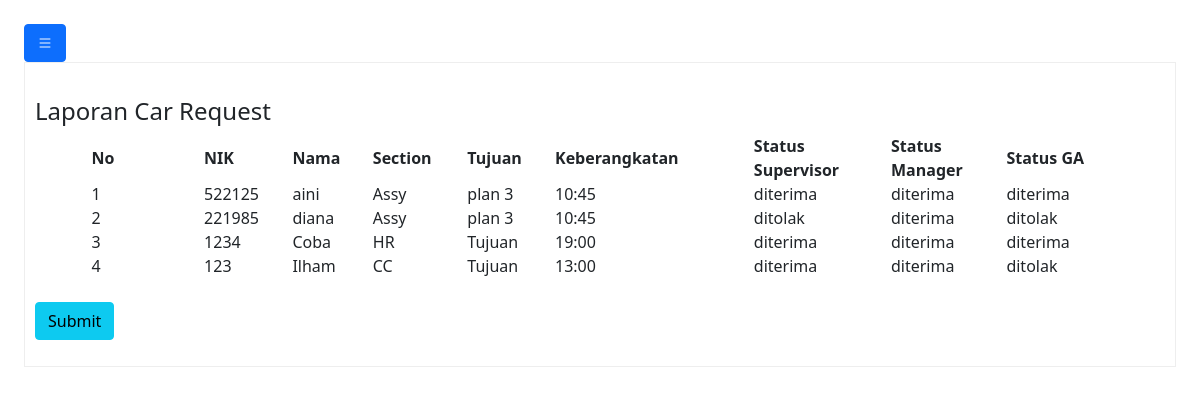
Page /request_ga.php on the earlier database version.
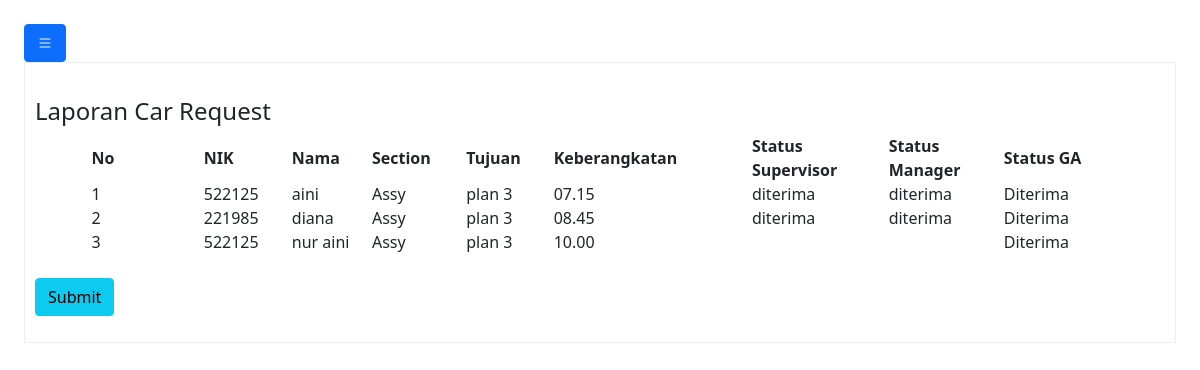
Same page on the later database version.
### tables this page shows
CREATE TABLE `data` (
  `id` int(11) NOT NULL,
  `nik` varchar(200) NOT NULL,
  `nama` varchar(100) NOT NULL,
  `section` varchar(50) NOT NULL,
  `tujuan` varchar(200) NOT NULL,
  `alasan` varchar(1000) NOT NULL,
  `keberangkatan` varchar(200) NOT NULL,
  `status_spv` varchar(100) DEFAULT NULL,
  `status_manager` varchar(100) DEFAULT NULL,
  `status_ga` varchar(100) DEFAULT NULL,
  `security` varchar(100) DEFAULT NULL,
  `notif_supervisor` int(11) NOT NULL DEFAULT 0,
  `notif_manager` int(11) NOT NULL DEFAULT 0,
  `notif_ga` int(11) NOT NULL DEFAULT 0,
  `notif_user` int(11) NOT NULL DEFAULT 0,
  `notif_security` int(11) NOT NULL DEFAULT 0,
  `notif_admin` int(11) NOT NULL DEFAULT 0
);

### request_ga.php (the view, shortened to what this page needs)
<!DOCTYPE html>
<html lang="en">
<head>
  <link rel="stylesheet" href="https://stackpath.bootstrapcdn.com/bootstrap/5.0.0-alpha2/css/bootstrap.min.css" />
  <link rel="stylesheet" href="https://cdn.jsdelivr.net/npm/bootstrap-icons@1.9.1/font/bootstrap-icons.css" />
</head>
<body background="#87CEFA" ;>
  <section class="p-4" id="main-content">
    <button class="btn btn-primary" id="button-toggle">
      <i class="bi bi-list"></i>
    </button>
    <div style="border:1px solid rgb(238,238,238); padding:10px; overflow:auto; width:auto; height:auto;">
      <?php
      include "koneksi.php";
      $query = mysqli_query($koneksi, "SELECT * FROM data");
      ?>
      <form action="proses_ga.php" method="post">
        <table width="90%" border="0" align="center" cellpadding="0" cellspacing="0">
          <tr bgcolor="white"></br>
            <h4>Laporan Car Request</h4>
          <tr>
            <th width="70">No</td>
            <th width="50">NIK</td>
            <th width="50">Nama</td>
            <th width="50">Section</td>
            <th width="50">Tujuan</td>
            <th width="50">Keberangkatan</td>
            <th width="50">Status Supervisor</td>
            <th width="50">Status Manager</td>
            <th width="50">Status GA</td>
          </tr>
          <?php if (mysqli_num_rows($query) > 0) { ?>
            <?php
            $no = 1;
            while ($data = mysqli_fetch_array($query)) {
            ?>
              <tr>
                <td><?php echo $no ?></td>
                <td><?php echo $data["nik"]; ?></td>
                <td><?php echo $data["nama"]; ?></td>
                <td><?php echo $data["section"]; ?></td>
                <td><?php echo $data["tujuan"]; ?></td>
                <td><?php echo $data["keberangkatan"]; ?></td>
                <td><?php echo $data["status_spv"]; ?></td>
                <td><?php echo $data["status_manager"]; ?></td>
                <td>
                  <?php if ($data["status_ga"] == NULL) : ?>
                    <input type="radio" name="status_ga[<?= $data['id'] ?>]" value="Diterima" required>Diterima
                    <input type="radio" name="status_ga[<?= $data['id'] ?>]" value="Ditolak" required>Ditolak
                  <?php else : ?>
                    <?php echo $data["status_ga"]; ?>
                  <?php endif; ?>
                </td>
              </tr>
            <?php $no++;
            } ?>
          <?php } ?>
        </table></br>
        <input type="submit" name="submit" id="submit" class="btn btn-info" value="Submit" />
  </div>
  </section>
</body>
</html>

Differences in the rows shown:
removed data: nik "522125", nama "aini", section "Assy", tujuan "plan 3", keberangkatan "10:45", status_spv "diterima", status_manager "diterima", status_ga "diterima"
removed data: nik "221985", nama "diana", section "Assy", tujuan "plan 3", keberangkatan "10:45", status_spv "ditolak", status_manager "diterima", status_ga "ditolak"
removed data: nik "1234", nama "Coba", section "HR", tujuan "Tujuan", keberangkatan "19:00", status_spv "diterima", status_manager "diterima", status_ga "diterima"
removed data: nik "123", nama "Ilham", section "CC", tujuan "Tujuan", keberangkatan "13:00", status_spv "diterima", status_manager "diterima", status_ga "ditolak"
added data: nik "522125", nama "aini", section "Assy", tujuan "plan 3", keberangkatan "07.15", status_spv "diterima", status_manager "diterima", status_ga "Diterima"
added data: nik "221985", nama "diana", section "Assy", tujuan "plan 3", keberangkatan "08.45", status_spv "diterima", status_manager "diterima", status_ga "Diterima"
added data: nik "522125", nama "nur aini", section "Assy", tujuan "plan 3", keberangkatan "10.00", status_ga "Diterima"
